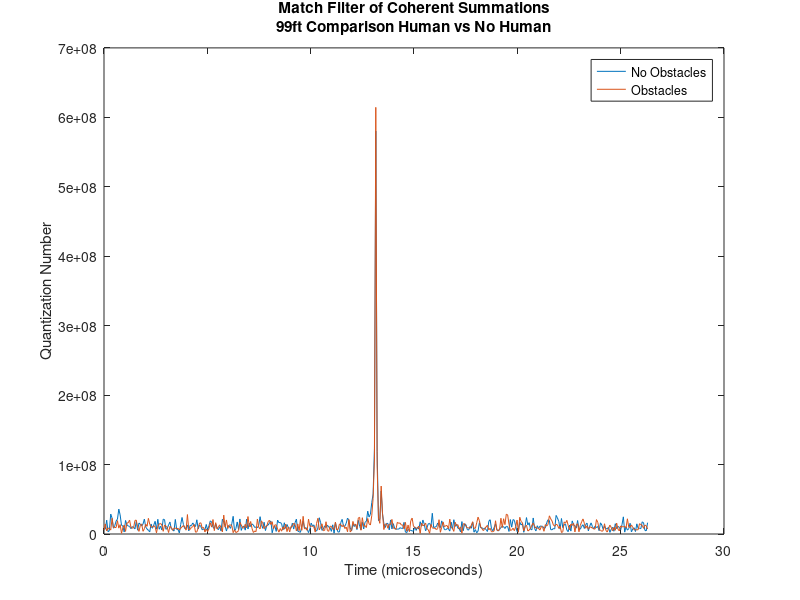

Reproduce this figure in MATLAB. (Note: this script raises an error after producing the figure.)
close all
clear all
dirData = 'D:\Krishna\projects\upward_radar\data';
dataPath1= '8_apr_2019_roble_field_1human_obstacle_sitting_99ft_v1_upsampled_processed'; 
dataPath2 = '8_apr_2019_roble_field_no_obstacle_99ft_v1_upsampled_processed';
%addMyMatlabTools
% addpath('C:\Users\jeany\OneDrive - Leland Stanford Junior University\Documents\School\Research\Matlab Code\myTools')
addpath(fullfile(dirData,dataPath1), fullfile(dirData,dataPath2));

myTitle= '99ft Comparison Human vs No Human'; 
load 8_apr_2019_roble_field_no_obstacle_99ft_v1_incoherentSum
load 8_apr_2019_roble_field_no_obstacle_99ft_v1_coherentSum
% load roble_field_11ft_no_obstacles_v1_totalNumChirps
noObstacles_incoherentSum = incoherentSumTotal;
noObstacles_coherentSum = coherentSumTotal;
% noObstacles_totalNumChirps = totalNumChirps;

load 8_apr_2019_roble_field_1human_obstacle_sitting_99ft_v1_incoherentSum
load 8_apr_2019_roble_field_1human_obstacle_sitting_99ft_v1_coherentSum
%load roble_field_11ft_2human_obstacles_v1_totalNumChirps


fs = 15360000; %sample rate = 15360000MHz
T=1/fs;

figure();
plot([0:T:(length(noObstacles_coherentSum)-1)*T]*10^6,abs(noObstacles_coherentSum));
hold on
plot([0:T:(length(coherentSumTotal)-1)*T]*10^6,abs(coherentSumTotal));
hTitle=title({'Match Filter of Coherent Summations';myTitle});
hXlabel= xlabel('Time (microseconds)');
hYlabel=ylabel('Quantization Number');
hLegend=legend('No Obstacles','Obstacles');
% xlim([10.50 10.65]) 
% ylim([-1 inf])
Aesthetics_Script;
%saveas(gcf, fullfile(dataPath,[myTitle,'_coherentIncoherentPlot_',num2str(totalNumChirps),'_Sums_ver2']), 'fig')
%saveas(gcf, fullfile(dataPath,[myTitle,'_coherentIncoherentPlot_',num2str(totalNumChirps),'_Sums_ver2']), 'png')

figure();
plot([0:T:(length(noObstacles_coherentSum)-1)*T]*10^6,abs(noObstacles_incoherentSum));
hold on
plot([0:T:(length(coherentSumTotal)-1)*T]*10^6,abs(incoherentSumTotal));
hTitle=title({'Match Filter Incoherent Summations';myTitle});
hXlabel= xlabel('Time (microseconds)');
hYlabel=ylabel('Quantization Number');
hLegend=legend('No Obstacles','Obstacles');
% xlim([10.50 10.65]) 
Aesthetics_Script;
%saveas(gcf, fullfile(dataPath,[myTitle,'_coherentIncoherentPlot_',num2str(totalNumChirps),'_Sums_ver2']), 'fig')
%saveas(gcf, fullfile(dataPath,[myTitle,'_coherentIncoherentPlot_',num2str(totalNumChirps),'_Sums_ver2']), 'png')


figure();
plot([0:T:(length(noObstacles_coherentSum)-1)*T]*10^6,abs(noObstacles_coherentSum-coherentSumTotal));
hTitle=title({['Match Filter '];myTitle});
hXlabel= xlabel('Time (microseconds)');
hYlabel=ylabel('Quantization Number');
hLegend=legend('Coherent Sum Difference');
% xlim([10.50 10.65]) 
Aesthetics_Script;